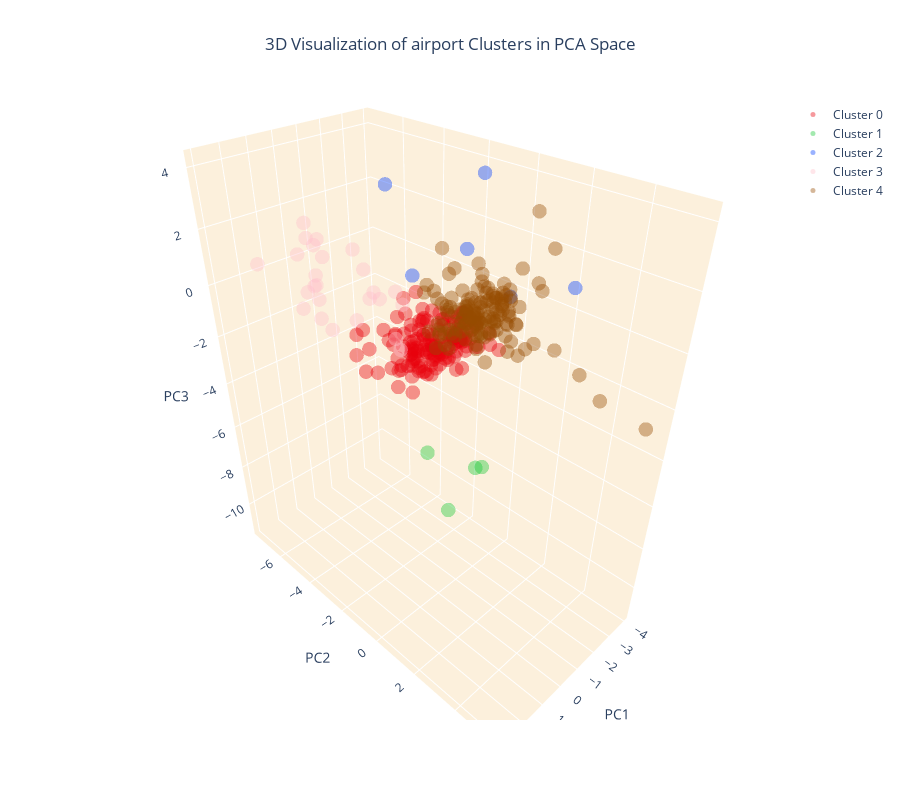

Notebook code cell kept with this figure:
### Code cell
# Create separate data frames for each cluster
cluster_0 = airport_data_pca[airport_data_pca['cluster'] == 0]
cluster_1 = airport_data_pca[airport_data_pca['cluster'] == 1]
cluster_2 = airport_data_pca[airport_data_pca['cluster'] == 2]
cluster_3 = airport_data_pca[airport_data_pca['cluster'] == 3]
cluster_4 = airport_data_pca[airport_data_pca['cluster'] == 4]
cluster_5 = airport_data_pca[airport_data_pca['cluster'] == 5]

# Create a 3D scatter plot
fig = go.Figure()

# Add data points for each cluster separately and specify the color
fig.add_trace(go.Scatter3d(x=cluster_0['PC1'], y=cluster_0['PC2'], z=cluster_0['PC3'], 
                           mode='markers', marker=dict(color=colors[0], size=5, opacity=0.4), name='Cluster 0'))
fig.add_trace(go.Scatter3d(x=cluster_1['PC1'], y=cluster_1['PC2'], z=cluster_1['PC3'], 
                           mode='markers', marker=dict(color=colors[1], size=5, opacity=0.4), name='Cluster 1'))
fig.add_trace(go.Scatter3d(x=cluster_2['PC1'], y=cluster_2['PC2'], z=cluster_2['PC3'], 
                           mode='markers', marker=dict(color=colors[2], size=5, opacity=0.4), name='Cluster 2'))
fig.add_trace(go.Scatter3d(x=cluster_3['PC1'], y=cluster_3['PC2'], z=cluster_3['PC3'], 
                           mode='markers', marker=dict(color=colors[3], size=5, opacity=0.4), name='Cluster 3'))
fig.add_trace(go.Scatter3d(x=cluster_4['PC1'], y=cluster_4['PC2'], z=cluster_4['PC3'], 
                           mode='markers', marker=dict(color=colors[4], size=5, opacity=0.4), name='Cluster 4'))

# Set the title and layout details
fig.update_layout(
    title=dict(text='3D Visualization of airport Clusters in PCA Space', x=0.5),
    scene=dict(
        xaxis=dict(backgroundcolor="#fcf0dc", gridcolor='white', title='PC1'),
        yaxis=dict(backgroundcolor="#fcf0dc", gridcolor='white', title='PC2'),
        zaxis=dict(backgroundcolor="#fcf0dc", gridcolor='white', title='PC3'),
    ),
    width=900,
    height=800
)

# Show the plot
fig.show()

### Figure 1 — Plotly figure (JSON) as saved in the notebook; plotly's stock layout.template omitted (floating-point values rounded to 4 significant figures; data arrays with more than 128 entries replaced by an {"elided": "..."} marker saying what was removed)
{"data": [{"marker": {"color": "#e8000b", "opacity": 0.4, "size": 5}, "mode": "markers", "name": "Cluster 0", "type": "scatter3d", "x": {"elided": "154 float values"}, "y": {"elided": "154 float values"}, "z": {"elided": "154 float values"}}, {"marker": {"color": "#1ac938", "opacity": 0.4, "size": 5}, "mode": "markers", "name": "Cluster 1", "type": "scatter3d", "x": [-3.425, -3.34, -2.852, -3.82], "y": [-0.9794, -2.685, -3.473, -1.655], "z": [-7.853, -11.24, -8.202, -8.523]}, {"marker": {"color": "#023eff", "opacity": 0.4, "size": 5}, "mode": "markers", "name": "Cluster 2", "type": "scatter3d", "x": [-1.857, -1.891, -2.721, -3.983, -3.72, -2.787], "y": [-4.432, -3.224, 0.4289, -2.621, 2.152, -0.9153], "z": [3.088, 0.2138, 0.4113, 0.7333, 0.9697, 4.05]}, {"marker": {"color": "#FFC0CB", "opacity": 0.4, "size": 5}, "mode": "markers", "name": "Cluster 3", "type": "scatter3d", "x": [1.046, 0.3117, 2.321, 2.354, 1.942, 2.281, 0.8584, -0.05346, 0.7646, 1.371, -0.2756, 0.621, 1.555, 0.6395, 1.093, 0.8132, 1.207, 1.179, 0.3798, -0.2475, -0.3314, -0.2435, -1.667, 1.046, 1.499], "y": [-5.117, -2.427, -2.875, -2.806, -2.849, -3.495, -2.265, -1.901, -5.241, -3.839, -2.331, -2.35, -2.1, -5.269, -4.664, -5.062, -5.388, -4.891, -3.078, -2.342, -2.063, -6.277, -6.107, -5.653, -7.472], "z": [2.377, 0.3921, 0.9343, 0.3235, -0.2435, 0.948, 0.6611, -1.409, 0.029, 1.715, 0.4773, 0.7614, 0.2315, 1.462, 0.7298, 0.1445, -0.707, 1.974, 1.223, -1.253, 0.09091, 1.115, 0.3592, 1.143, 0.3572]}, {"marker": {"color": "#964B00", "opacity": 0.4, "size": 5}, "mode": "markers", "name": "Cluster 4", "type": "scatter3d", "x": {"elided": "141 float values"}, "y": {"elided": "141 float values"}, "z": {"elided": "141 float values"}}], "layout": {"height": 800, "scene": {"xaxis": {"backgroundcolor": "#fcf0dc", "gridcolor": "white", "title": {"text": "PC1"}}, "yaxis": {"backgroundcolor": "#fcf0dc", "gridcolor": "white", "title": {"text": "PC2"}}, "zaxis": {"backgroundcolor": "#fcf0dc", "gridcolor": "white", "title": {"text": "PC3"}}}, "title": {"text": "3D Visualization of airport Clusters in PCA Space", "x": 0.5}, "width": 900}}
